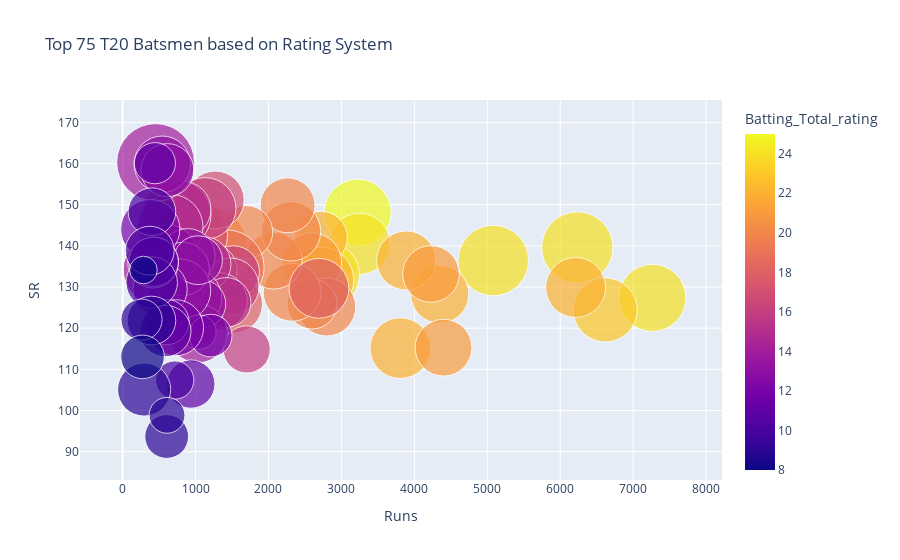

Notebook source saved alongside this figure:
### Code cell
df_batting_rating_system = df_batting_grouped.sort_values(by='Batting_Total_rating', ascending=False)[:75]
px.scatter(df_batting_rating_system, x="Runs", y="SR",
           size="Avg", color="Batting_Total_rating", hover_name="Player", size_max=55,title="Top 75 T20 Batsmen based on Rating System")

### Figure 1 — Plotly figure (JSON) as saved in the notebook; plotly's stock layout.template omitted (floating-point values rounded to 4 significant figures)
{"data": [{"hovertemplate": "<b>%{hovertext}</b><br><br>Runs=%{x}<br>SR=%{y}<br>Avg=%{marker.size}<br>Batting_Total_rating=%{marker.color}<extra></extra>", "hovertext": ["Jos Buttler", "Suryakumar Yadav", "MS Dhoni", "Shubman Gill", "David Warner", "Virat Kohli", "Shikhar Dhawan", "Ambati Rayudu", "Sanju Samson", "Glenn Maxwell", "Manish Pandey", "David Miller", "Rohit Sharma", "Dinesh Karthik", "Nitish Rana", "Ajinkya Rahane", "Wriddhiman Saha", "Mayank Agarwal", "Ishan Kishan", "Rahul Tripathi", "Faf Du Plessis", "Hardik Pandya", "Andre Russell", "Prithvi Shaw", "Ruturaj Gaikwad", "Ravindra Jadeja", "Devdutt Padikkal", "Devon Conway", "Nicholas Pooran", "Mandeep Singh", "K L Rahul", "Krunal Pandya", "Yashasvi Jaiswal", "Marcus Stoinis", "Shimron Hetmyer", "Deepak Hooda", "Shivam Dube", "Tilak Varma", "Axar Patel", "Liam Livingstone", "Quinton De Kock", "Cameron Green", "Sai Sudharsan", "Venkatesh Iyer", "Vijay Shankar", "Jason Roy", "Jitesh Sharma", "Sam Curran", "Manan Vohra", "Abhishek Sharma", "Rahul Tewatia", "Aiden Markram", "Moeen Ali", "Heinrich Klaasen", "Sunil Narine", "Kedar Jadhav", "Rinku Singh", "Kyle Mayers", "Rashid Khan", "Ben Stokes", "Riyan Parag", "Tim David", "Sarfaraz Khan", "Shahrukh Khan", "Ayush Badoni", "Mahipal Lomror", "Ravichandran Ashwin", "Simran Singh", "Abdul Samad", "Jason Holder", "Mitchell Marsh", "Lalit Yadav", "Piyush Chawla", "Priyam Garg", "Shardul Thakur"], "legendgroup": "", "marker": {"color": [25, 24, 24, 24, 24, 24, 23, 22, 22, 22, 22, 22, 22, 21, 21, 21, 20, 20, 20, 20, 20, 20, 20, 20, 19, 18, 18, 17, 17, 16, 16, 16, 16, 16, 16, 15, 15, 15, 15, 15, 15, 14, 14, 14, 14, 13, 13, 13, 13, 13, 13, 13, 13, 12, 12, 12, 12, 12, 11, 11, 11, 11, 11, 11, 10, 10, 10, 10, 9, 9, 9, 9, 9, 8, 8], "coloraxis": "coloraxis", "size": [37.33, 31.21, 41.35, 37.08, 42.22, 37.43, 34.2, 28.05, 29.08, 23.23, 30.69, 36.61, 29.93, 26.68, 29.61, 26.81, 28.04, 20.71, 27.79, 26.88, 43.67, 29.21, 25.04, 23.38, 46.16, 29.71, 27.84, 46.84, 27.82, 18.48, 42.79, 23.15, 28.03, 27.24, 31.61, 26.92, 25.48, 39.48, 20.55, 25.84, 36.02, 50.22, 43.98, 28.84, 28.87, 31.28, 26.51, 23.32, 19.34, 24.83, 23.55, 33.13, 19.73, 24.43, 9.873, 15.09, 26.16, 29.15, 14.07, 19.44, 17.11, 21.29, 22.0, 20.28, 21.96, 18.84, 12.19, 19.79, 19.7, 14.05, 15.94, 23.4, 10.65, 15.79, 6.329], "sizemode": "area", "sizeref": 0.0166, "symbol": "circle"}, "mode": "markers", "name": "", "orientation": "v", "showlegend": false, "type": "scatter", "x": [3223, 3249, 5082, 2790, 6234, 7263, 6617, 4348, 3888, 2719, 3808, 2714, 6211, 4228, 2594, 4400, 2798, 2597, 2324, 2071, 1198, 2309, 2262, 1694, 1429, 2692, 1521, 924, 1270, 1702, 890, 1514, 1172, 1478, 1131, 1320, 1106, 740, 1418, 829, 651, 452, 507, 956, 1032, 614, 543, 613, 1083, 893, 825, 775, 1034, 514, 1046, 1208, 725, 379, 443, 935, 600, 418, 585, 426, 399, 402, 714, 372, 395, 259, 604, 295, 609, 273, 286], "xaxis": "x", "y": [148.1, 140.5, 136.5, 132.9, 139.6, 127.4, 124.5, 128.3, 136.5, 142, 115.2, 131.7, 129.9, 133.2, 135.9, 115.3, 125.2, 125.9, 128.7, 136.4, 140.6, 143.5, 149.9, 143.4, 134.8, 129.7, 125.9, 142.7, 151.2, 114.8, 124.3, 133.6, 133.9, 130.1, 149.1, 126.6, 135.6, 147.6, 126.3, 148.9, 144.6, 160.3, 134.3, 127.3, 118.8, 137.7, 159.8, 158.4, 125.9, 137.6, 134.4, 129.2, 136.5, 129.4, 119.0, 118.2, 120.1, 144.1, 160.1, 106.4, 121.5, 135.9, 119.3, 136.2, 131.1, 148.3, 107.4, 138.8, 121.9, 122.1, 93.69, 105.1, 98.84, 113.0, 134.1], "yaxis": "y"}], "layout": {"coloraxis": {"colorbar": {"title": {"text": "Batting_Total_rating"}}, "colorscale": [[0, "#0d0887"], [0.1111, "#46039f"], [0.2222, "#7201a8"], [0.3333, "#9c179e"], [0.4444, "#bd3786"], [0.5556, "#d8576b"], [0.6667, "#ed7953"], [0.7778, "#fb9f3a"], [0.8889, "#fdca26"], [1, "#f0f921"]]}, "legend": {"itemsizing": "constant", "tracegroupgap": 0}, "title": {"text": "Top 75 T20 Batsmen based on Rating System"}, "xaxis": {"anchor": "y", "domain": [0, 1], "title": {"text": "Runs"}}, "yaxis": {"anchor": "x", "domain": [0, 1], "title": {"text": "SR"}}}}
